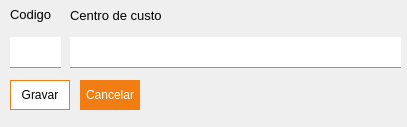
<?xml version="1.0" encoding="UTF-8"?>
<ui version="4.0">
 <class>MainWindow</class>
 <widget class="QMainWindow" name="MainWindow">
  <property name="geometry">
   <rect>
    <x>0</x>
    <y>0</y>
    <width>407</width>
    <height>127</height>
   </rect>
  </property>
  <property name="windowTitle">
   <string>Cadastrar centro de custo</string>
  </property>
  <widget class="QWidget" name="centralwidget">
   <widget class="QLabel" name="label">
    <property name="geometry">
     <rect>
      <x>70</x>
      <y>0</y>
      <width>121</width>
      <height>31</height>
     </rect>
    </property>
    <property name="font">
     <font>
      <pointsize>10</pointsize>
     </font>
    </property>
    <property name="text">
     <string>Centro de custo</string>
    </property>
   </widget>
   <widget class="QLineEdit" name="txtNumeroCentro">
    <property name="geometry">
     <rect>
      <x>70</x>
      <y>37</y>
      <width>331</width>
      <height>31</height>
     </rect>
    </property>
    <property name="styleSheet">
     <string notr="true">#txtNumeroCentro{
border:none;
border-bottom:1px solid #f27e13;
padding:5px;
}</string>
    </property>
   </widget>
   <widget class="QLineEdit" name="txtCodigoCentro">
    <property name="geometry">
     <rect>
      <x>10</x>
      <y>37</y>
      <width>51</width>
      <height>31</height>
     </rect>
    </property>
    <property name="styleSheet">
     <string notr="true">#txtCodigoCentro{
border:none;
border-bottom:1px solid #f27e13;
padding:5px;
}
</string>
    </property>
   </widget>
   <widget class="QLabel" name="label_2">
    <property name="geometry">
     <rect>
      <x>10</x>
      <y>-1</y>
      <width>47</width>
      <height>31</height>
     </rect>
    </property>
    <property name="font">
     <font>
      <pointsize>10</pointsize>
     </font>
    </property>
    <property name="text">
     <string>Codigo</string>
    </property>
   </widget>
   <widget class="QPushButton" name="btnCancelar">
    <property name="geometry">
     <rect>
      <x>80</x>
      <y>80</y>
      <width>60</width>
      <height>30</height>
     </rect>
    </property>
    <property name="cursor">
     <cursorShape>PointingHandCursor</cursorShape>
    </property>
    <property name="styleSheet">
     <string notr="true">#btnCancelar{
border:1px solid #f27e13;
padding:5px;
background-color:#f27e13;
color:white;
}</string>
    </property>
    <property name="text">
     <string>Cancelar</string>
    </property>
   </widget>
   <widget class="QPushButton" name="btnGravar">
    <property name="geometry">
     <rect>
      <x>10</x>
      <y>80</y>
      <width>60</width>
      <height>30</height>
     </rect>
    </property>
    <property name="cursor">
     <cursorShape>PointingHandCursor</cursorShape>
    </property>
    <property name="styleSheet">
     <string notr="true">#btnGravar{
border:1px solid #f27e13;
padding:5px;
background-color:#ffffff;
}</string>
    </property>
    <property name="text">
     <string>Gravar</string>
    </property>
   </widget>
  </widget>
 </widget>
 <resources/>
 <connections/>
</ui>
